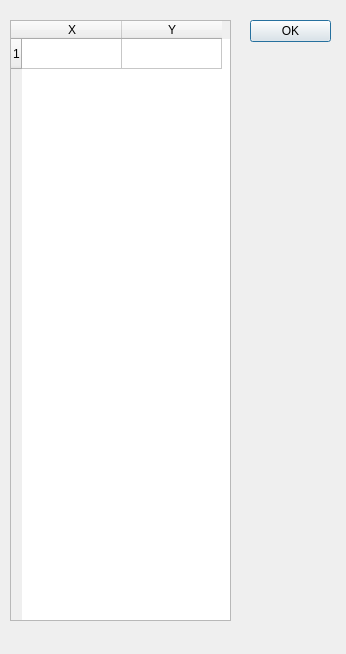
<?xml version="1.0" encoding="UTF-8"?>
<ui version="4.0">
 <class>Dialog</class>
 <widget class="QDialog" name="Dialog">
  <property name="geometry">
   <rect>
    <x>0</x>
    <y>0</y>
    <width>346</width>
    <height>654</height>
   </rect>
  </property>
  <property name="windowTitle">
   <string>Sample positions</string>
  </property>
  <widget class="QDialogButtonBox" name="buttonBox">
   <property name="geometry">
    <rect>
     <x>250</x>
     <y>20</y>
     <width>81</width>
     <height>241</height>
    </rect>
   </property>
   <property name="orientation">
    <enum>Qt::Vertical</enum>
   </property>
   <property name="standardButtons">
    <set>QDialogButtonBox::Ok</set>
   </property>
  </widget>
  <widget class="QTableWidget" name="samplepositions">
   <property name="geometry">
    <rect>
     <x>10</x>
     <y>20</y>
     <width>221</width>
     <height>601</height>
    </rect>
   </property>
   <row>
    <property name="text">
     <string>1</string>
    </property>
   </row>
   <column>
    <property name="text">
     <string>X</string>
    </property>
   </column>
   <column>
    <property name="text">
     <string>Y</string>
    </property>
   </column>
  </widget>
 </widget>
 <resources/>
 <connections>
  <connection>
   <sender>buttonBox</sender>
   <signal>accepted()</signal>
   <receiver>Dialog</receiver>
   <slot>accept()</slot>
   <hints>
    <hint type="sourcelabel">
     <x>248</x>
     <y>254</y>
    </hint>
    <hint type="destinationlabel">
     <x>157</x>
     <y>274</y>
    </hint>
   </hints>
  </connection>
  <connection>
   <sender>buttonBox</sender>
   <signal>rejected()</signal>
   <receiver>Dialog</receiver>
   <slot>reject()</slot>
   <hints>
    <hint type="sourcelabel">
     <x>316</x>
     <y>260</y>
    </hint>
    <hint type="destinationlabel">
     <x>286</x>
     <y>274</y>
    </hint>
   </hints>
  </connection>
 </connections>
</ui>
